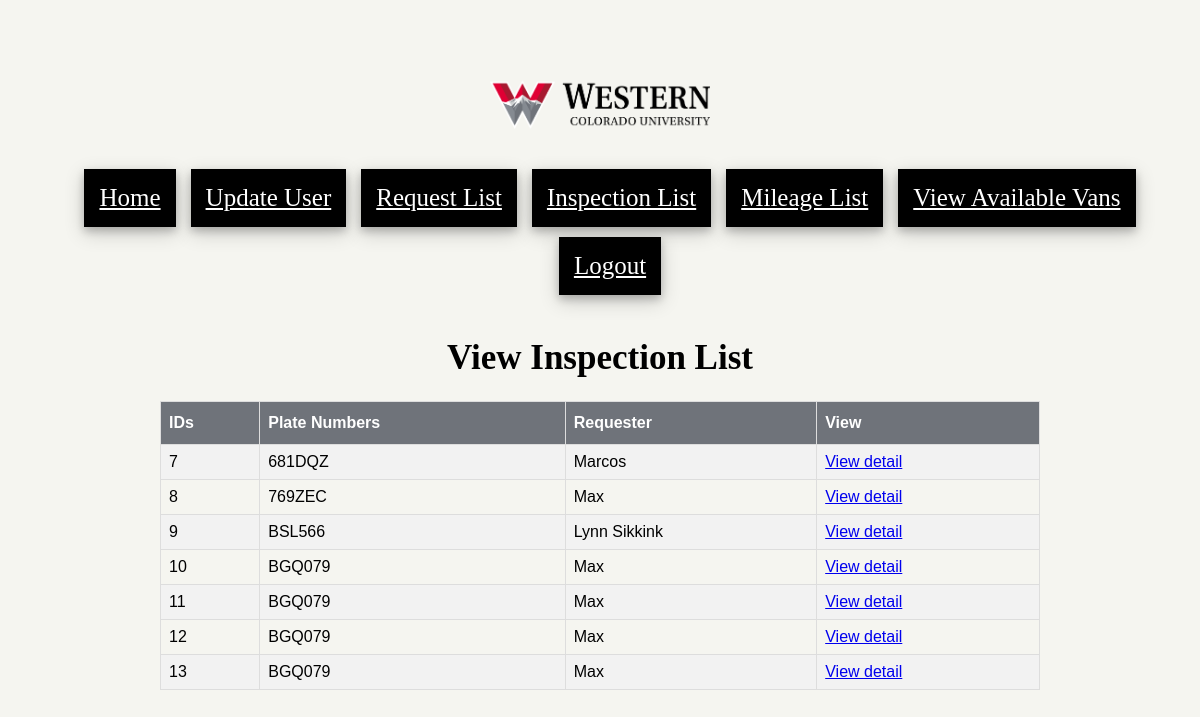
Screenshot of /view_inspection_list (signed in) with the database file from the repository.
### app.py (models this page shows)
class Inspections(UserMixin, db.Model):
    id = db.Column(db.Integer, primary_key=True)
    vehicleNum = db.Column(db.String(8), nullable=False)
    todaysDate = db.Column(db.String(10), nullable=False)
    returnDate = db.Column(db.String(10), nullable=False)
    requester = db.Column(db.String(40), nullable=False)
    department = db.Column(db.String(40), nullable=False)
    destination = db.Column(db.String(80), nullable=False)
    beginODO = db.Column(db.String(40), nullable=False)
    comments = db.Column(db.String(150), nullable=False)
    operator = db.Column(db.String(40), nullable=False)

### app.py (the view)
@app.route('/view_inspection_list', methods=['GET','POST'])
@login_required
def viewInspectionList():
    return render_template('viewInspectionList.html', inspectionList=Inspections.query.all(), userAuth=current_user.is_authenticated)

### app.py (called while the page is built)
@login_manager.user_loader
def load_user(uid):
    return User.query.get(uid)

### templates/viewInspectionList.html (shortened to what this page needs)
{% extends "base.html" %}
{% block content %}
<h1 class="title">View Inspection List<h1>
<table  id="views">
    <tr>
	    <th>IDs</th>
	    <th>Plate Numbers</th>
	    <th>Requester</th>
	    <th>View</th>
	</tr>
    {% for inspection in inspectionList %}
	<tr>
		<td>{{ inspection.id }}</td>
		<td>{{ inspection.vehicleNum }}</td>
		<td>{{ inspection.requester }}</td>
		<td><a href="http://xelectricsheepx.pythonanywhere.com/view_inspection_detail?id={{ inspection.id }}">View detail</a></td>
	</tr>
	{% endfor %}
</table>
{% endblock %}

### templates/base.html (shortened to what this page needs)
<html>
	<head>
		<link href="/static/style_andrew.css" rel="stylesheet">
	</head>
	<body>
	    <img src="/static/western.png" alt="wcu" class="centerimg">
		{% if userAuth == True %}
			<nav>
				<ul>
					<li><a href="/">Home</a></li>
					<li><a href="/update_user">Update User</a></li>
					<li><a href="/view_request_list">Request List</a></li>
					<li><a href="/view_inspection_list">Inspection List</a></li>
                    <li><a href="/view_mileage_list">Mileage List</a></li>
                    <li><a href="/view_available">View Available Vans</a></li>
					<li><a href="/logout">Logout</a></li>
				</ul>
			</nav>
		{% endif %}
		{% block content %}
		{% endblock %}
	</body>
</html>

### static/style_andrew.css (style rules this page uses)
body { margin:0; font-family: montserrat; background-color: #f5f5f0; padding: 50px; height: 100vh; }
h1.title { text-align:center; }
.centerimg { display: block; margin-left: auto; margin-top: 30px; margin-right: auto; width: 20%; }
#views { margin-left: auto; margin-right: auto; font-family: Arial, Helvetica, sans-serif; border-collapse: collapse; width: 80%; }
#views td, #views th { border: 1px solid #ddd; padding: 8px; }
#views tr:nth-child(even) { background-color: #f2f2f2; }
#views th { padding-top: 12px; padding-bottom: 12px; text-align: left; background-color: #6f737a; color: white; }
nav { text-align: center; width: 100%; margin: 10px; }
nav ul { padding: 15px; list-style-type: none; }
nav ul li { display: inline-block; margin: 5px; padding: 10px; font-size: 25px; box-shadow: 0 4px 8px 0 rgba(0, 0, 0, 0.2), 0 6px 20px 0 rgba(0, 0, 0, 0.19); }
nav ul li a:link, nav ul li a:visited { color: white; }
nav ul li { background-color:black; border: solid black 5px; }
h1 { font-style: bold, times new roman, serif; font-size: 35px; }
ul { font-style: bold, times new roman, serif; font-size: 20px; }

### rows the page displays
Inspections: id "7", vehicleNum "681DQZ", requester "Marcos"
Inspections: id "8", vehicleNum "769ZEC", requester "Max"
Inspections: id "9", vehicleNum "BSL566", requester "Lynn Sikkink"
Inspections: id "10", vehicleNum "BGQ079", requester "Max"
Inspections: id "11", vehicleNum "BGQ079", requester "Max"
Inspections: id "12", vehicleNum "BGQ079", requester "Max"
Inspections: id "13", vehicleNum "BGQ079", requester "Max"
